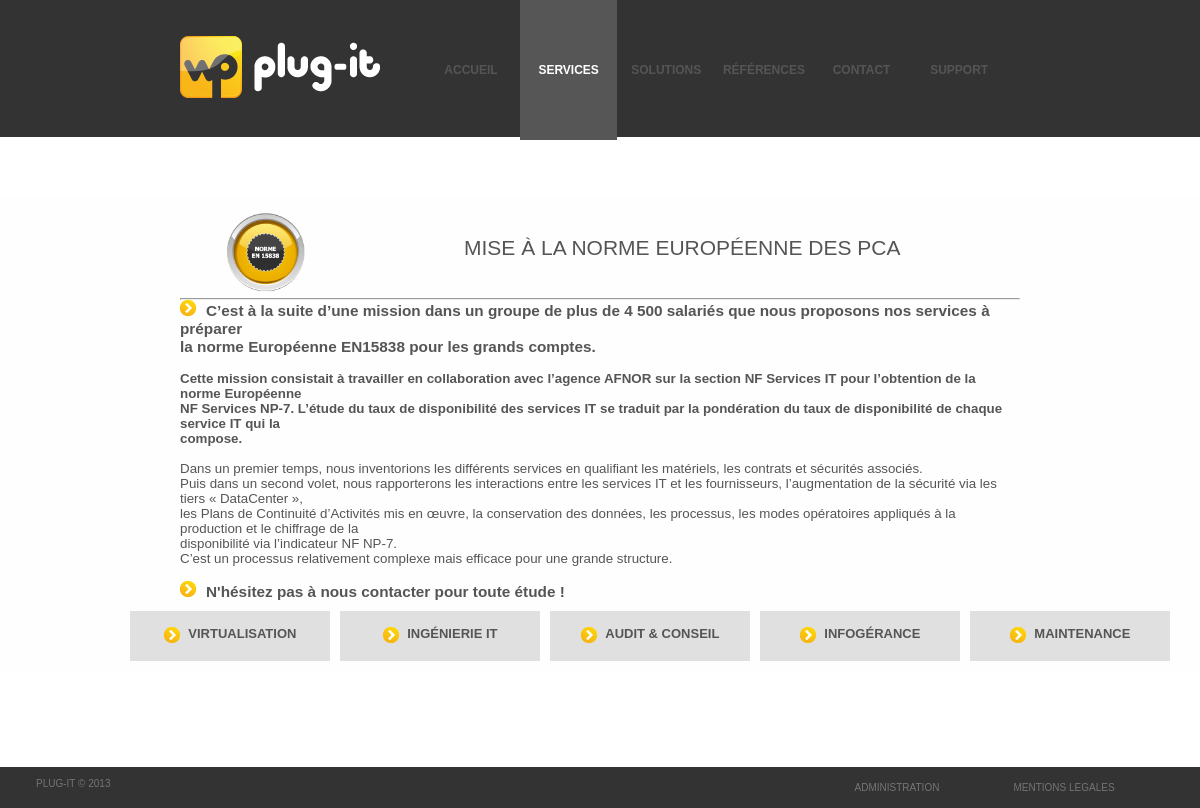
The page /index.php?page=services&mode=viewone&id=7 on the database its author committed.
### tables this page shows
CREATE TABLE IF NOT EXISTS `services` (
  `id` int(11) NOT NULL AUTO_INCREMENT,
  `titre` varchar(100) NOT NULL,
  `corps` text NOT NULL,
  `image` varchar(100) NOT NULL,
  `subtitre` varchar(50) NOT NULL,
  `date` timestamp NOT NULL DEFAULT CURRENT_TIMESTAMP,
  PRIMARY KEY (`id`)
);

### Include/invite/services.php (the view, shortened to what this page needs)
<?php
	switch($_GET['mode'])
	{
		case 'viewone':
			if(isset($_GET['id']))
			{
				$retour = mysql_query("SELECT count(id) as cpt FROM services WHERE id='".$_GET["id"]."'")or die('Erreur SQL !<br />'.mysql_error());
				$donnees = mysql_fetch_array($retour);
				if($donnees['cpt'] == 1)
				{
					$retour = mysql_query("SELECT * FROM services WHERE id='".$_GET['id']."'") or die('Erreur SQL !<br />'.mysql_error());
					$donnees = mysql_fetch_array($retour);
					echo '<div style="margin:auto;width:70%;">
						<table>
							<tr>
								<td><img src="'.$donnees['image'].'" style="width:60%;"/></td>
								<td><h2>'.$donnees['titre'].'</h2></td>
							</tr>
						</table>
						<hr/>
						'.$donnees['corps'].'
						</div>';
					$retour = mysql_query("SELECT * FROM services WHERE id<>'".$_GET['id']."' ORDER BY date DESC LIMIT 10")or die('Erreur SQL !<br />'.mysql_error());
					$i=1;
					echo'<div style="margin:auto;width:80%;">
					<table cellspacing="10">';
					while ($donnees = mysql_fetch_array($retour))
						{
							if($i == 1)
								echo '<tr>';
							echo '<td>
							<div class="blocklink" onclick="location.href=\'Index.php?page=services&mode=viewone&id='.$donnees['id'].'\'">
								<p style="text-align:center;position:relative;top:30%;">
									<img src="images/fleche.png" style="vertical-align:middle;"/> <span style="font-size:13px;font-weight:bold;margin-left:5px;text-transform:uppercase;">'.$donnees['subtitre'].'</span>
								</p>
							</div></td>';
							$i++;
							if($i > 5)
							{
								$i=1;
								echo '</tr>';
							}
						}
					echo '</table>
				</div>';
				}
				else
					echo '<p>Erreur</p>';
			}
			else
				echo '<p>Erreur</p>';
		break;
	}

### styles/index.css (style rules this page uses)
.blocklink { width:200px; height: 50px; background-color:#e0e0e0; cursor: pointer; }
.titre { font-size:115%; font-weight:bold; }
h2,h3 { text-align: center; font-weight: normal; font-size:21px; line-height:21px; text-transform:uppercase; }
body { color:#555555; font-size:10pt; font-family: Arial,Helvetica,sans-serif; padding:0; margin: 0; }
html { margin:0; }

### css/styles.css (style rules this page uses)
* { padding: 0px; margin: 0px; outline: none; }

### rows shown on the page
services: image (picture), titre "MISE À LA NORME EUROPÉENNE DES PCA", corps (picture), corps "C’est à la suite d’une mission dans un groupe de plus de 4 500 salariés que nous proposons nos services à préparer la norme Européenne EN15838 pour les grands comptes. Cette mission consistait à travailler en collaboration avec l’agence AFNOR sur la section NF Services IT pour l’obtention de la norme Européenne NF Services NP-7. L’étude du taux de disponibilité des services IT se traduit par la pondération du taux de disponibilité de chaque service IT qui la compose. Dans un premier temps, nous inventorions les différents services en qualifiant les matériels, les contrats et sécurités associés. Puis dans un second volet, nous rapporterons les interactions entre les services IT et les…"
services: subtitre "VIRTUALISATION"
services: subtitre "INGÉNIERIE IT"
services: subtitre "AUDIT & CONSEIL"
services: subtitre "INFOGÉRANCE"
services: subtitre "MAINTENANCE"
